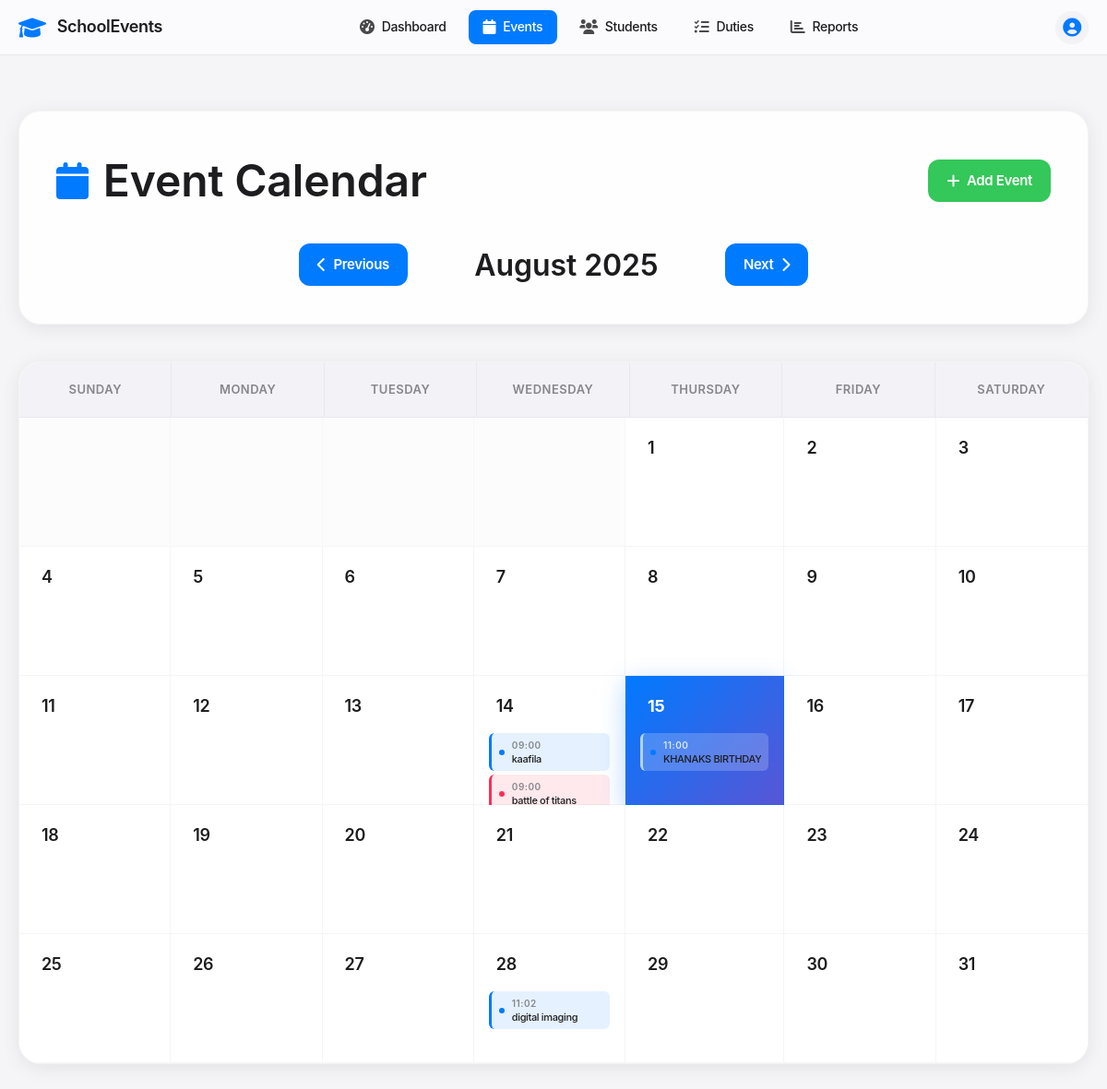
/calendar, run on an earlier commit of the app's database.
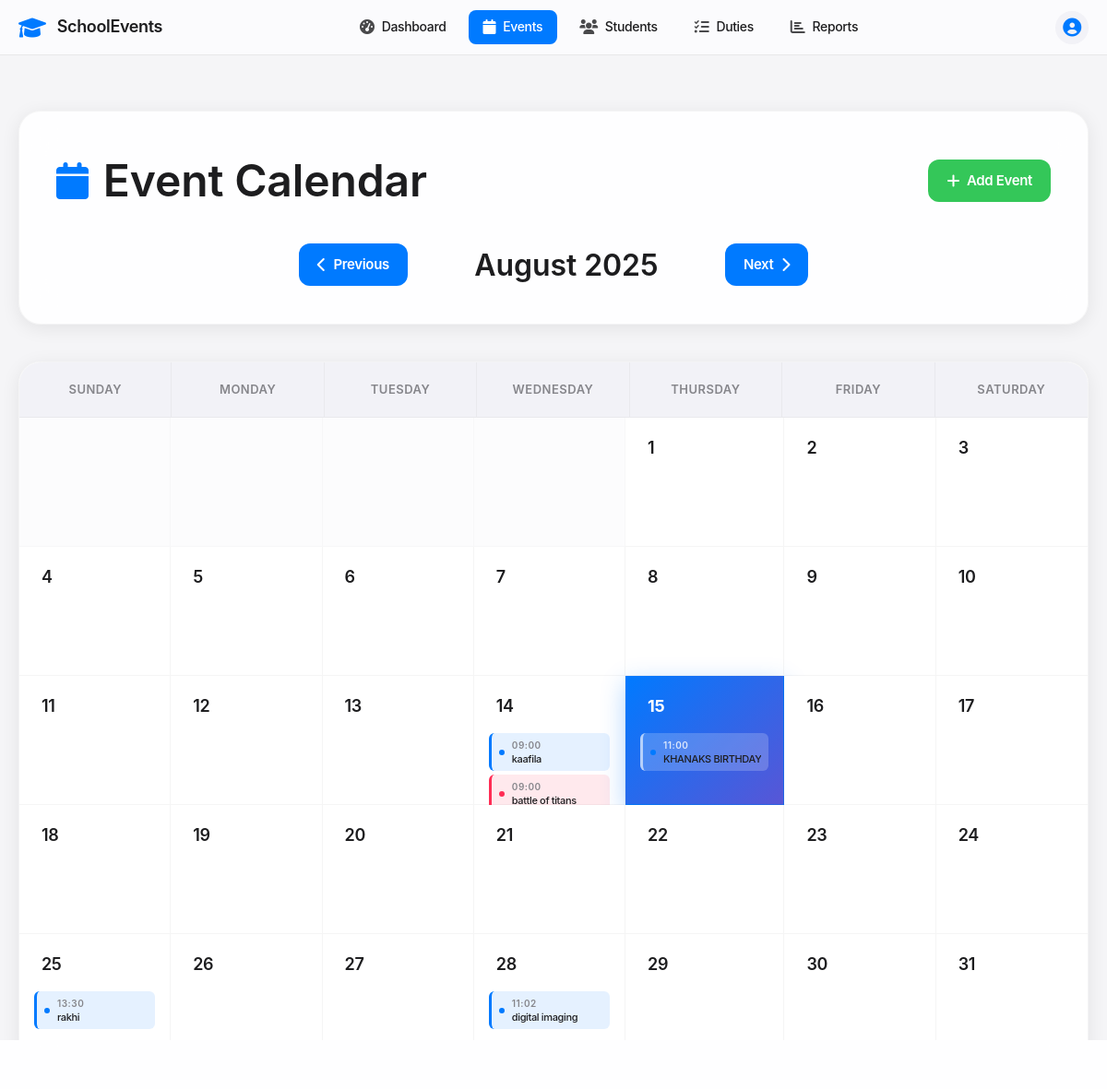
And on a later commit of the database.
### tables this page shows
CREATE TABLE events (
            id INTEGER PRIMARY KEY AUTOINCREMENT,
            name TEXT NOT NULL,
            type TEXT NOT NULL,
            event_date DATE NOT NULL,
            start_time TIME NOT NULL,
            end_time TIME NOT NULL,
            venue TEXT NOT NULL,
            description TEXT,
            host_school TEXT NOT NULL,
            participating_schools TEXT,
            status TEXT DEFAULT 'upcoming',
            created_at TIMESTAMP DEFAULT CURRENT_TIMESTAMP
        );

### app.py (the view)
@app.route('/calendar')
def calendar_view():
    year = int(request.args.get('year', datetime.now().year))
    month = int(request.args.get('month', datetime.now().month))
    calendar_data = get_calendar_data(year, month)
    return render_template('calendar.html', **calendar_data)

### app.py (called while the page is built)
def get_db_connection():
    conn = sqlite3.connect('events.db')
    conn.row_factory = sqlite3.Row
    return conn

### templates/calendar.html (shortened to what the changed rows need)
<!DOCTYPE html>
<html lang="en">
<head>
    <link href="https://cdnjs.cloudflare.com/ajax/libs/font-awesome/6.0.0/css/all.min.css" rel="stylesheet">
</head>
<body>
    <div class="calendar-container">
        <div class="container">
            <div class="calendar-header fade-in">
                <div class="header-content">
                    <h1 class="main-title">
                        <i class="fas fa-calendar calendar-icon"></i>
                        Event Calendar
                    </h1>
                </div>
                <div class="calendar-navigation">
                    <h2 class="current-month">{{ month_name }} {{ year }}</h2>
                </div>
            </div>
            <div class="calendar-wrapper fade-in">
                <div class="calendar-grid">
                    <div class="calendar-days">
                        {% for week in calendar %}
                            {% for day in week %}
                                {% if day != 0 %}
                                    <div class="calendar-day {% if day == datetime.now().day and month == datetime.now().month and year == datetime.now().year %}today{% endif %}">
                                        <div class="day-header">
                                            <div class="day-number">
                                                <a href="{{ url_for('day_events', year=year, month=month, day=day) }}">{{ day }}</a>
                                            </div>
                                        </div>
                                        <div class="day-events">
                                            {% set day_str = year ~ '-' ~ (month|string).zfill(2) ~ '-' ~ (day|string).zfill(2) %}
                                            {% if events_by_date.get(day_str) %}
                                                {% for event in events_by_date[day_str][:3] %}
                                                    <div class="event-item event-type-{{ loop.index0 % 4 }}">
                                                        <div class="event-indicator"></div>
                                                        <div class="event-content">
                                                            <span class="event-time">{{ event.start_time[:5] }}</span>
                                                            <span class="event-name">{{ event.name[:16] }}{% if event.name|length > 16 %}...{% endif %}</span>
                                                        </div>
                                                    </div>
                                                {% endfor %}
                                            {% endif %}
                                        </div>
                                    </div>
                                {% else %}
                                    <div class="calendar-day empty"></div>
                                {% endif %}
                            {% endfor %}
                        {% endfor %}
                    </div>
                </div>
            </div>
        </div>
    </div>
</body>
</html>

What changed in the data, as far as the page shows it:
added events: start_time "13:30", name "rakhi", shown under "25"
